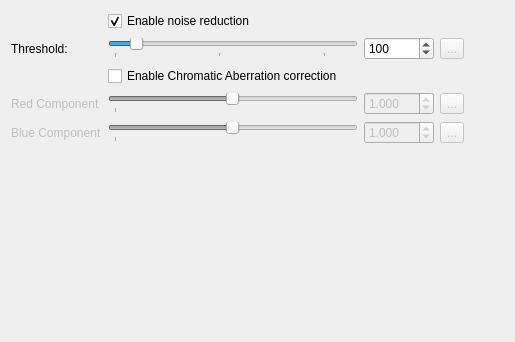
         <widget class="QWidget" name="tabWidgetPage3">
          <attribute name="title">
           <string>NR and CA Correction</string>
          </attribute>
          <layout class="QGridLayout" name="gridLayout_4">
           <item row="1" column="0">
            <spacer name="verticalSpacer_2">
             <property name="orientation">
              <enum>Qt::Vertical</enum>
             </property>
             <property name="sizeHint" stdset="0">
              <size>
               <width>20</width>
               <height>187</height>
              </size>
             </property>
            </spacer>
           </item>
           <item row="0" column="0">
            <layout class="QFormLayout" name="formLayout_4">
             <item row="0" column="1">
              <widget class="QCheckBox" name="use_noise_CB">
               <property name="toolTip">
                <string>&lt;!DOCTYPE HTML PUBLIC &quot;-//W3C//DTD HTML 4.0//EN&quot; &quot;http://www.w3.org/TR/REC-html40/strict.dtd&quot;&gt;
&lt;html&gt;&lt;head&gt;&lt;meta name=&quot;qrichtext&quot; content=&quot;1&quot; /&gt;&lt;style type=&quot;text/css&quot;&gt;
p, li { white-space: pre-wrap; }
&lt;/style&gt;&lt;/head&gt;&lt;body style=&quot; font-family:'Sans Serif'; font-size:10pt; font-weight:400; font-style:normal;&quot;&gt;
&lt;p style=&quot; margin-top:0px; margin-bottom:0px; margin-left:0px; margin-right:0px; -qt-block-indent:0; text-indent:0px;&quot;&gt;&lt;span style=&quot; font-weight:600;&quot;&gt;Enable Noise Reduction&lt;/span&gt;&lt;/p&gt;
&lt;p style=&quot; margin-top:0px; margin-bottom:0px; margin-left:0px; margin-right:0px; -qt-block-indent:0; text-indent:0px;&quot;&gt;Use wavelets to erase noise while preserving real detail.&lt;/p&gt;&lt;/body&gt;&lt;/html&gt;</string>
               </property>
               <property name="text">
                <string>Enable noise reduction</string>
               </property>
               <property name="checked">
                <bool>true</bool>
               </property>
              </widget>
             </item>
             <item row="1" column="1">
              <layout class="QHBoxLayout" name="horizontalLayout_11">
               <item>
                <widget class="QSlider" name="threshold_horizontalSlider">
                 <property name="enabled">
                  <bool>true</bool>
                 </property>
                 <property name="minimumSize">
                  <size>
                   <width>250</width>
                   <height>0</height>
                  </size>
                 </property>
                 <property name="maximumSize">
                  <size>
                   <width>250</width>
                   <height>16777215</height>
                  </size>
                 </property>
                 <property name="minimum">
                  <number>10</number>
                 </property>
                 <property name="maximum">
                  <number>1000</number>
                 </property>
                 <property name="singleStep">
                  <number>10</number>
                 </property>
                 <property name="pageStep">
                  <number>100</number>
                 </property>
                 <property name="value">
                  <number>100</number>
                 </property>
                 <property name="orientation">
                  <enum>Qt::Horizontal</enum>
                 </property>
                 <property name="tickPosition">
                  <enum>QSlider::TicksBelow</enum>
                 </property>
                 <property name="tickInterval">
                  <number>440</number>
                 </property>
                </widget>
               </item>
               <item>
                <widget class="QSpinBox" name="threshold_spinBox">
                 <property name="enabled">
                  <bool>true</bool>
                 </property>
                 <property name="minimumSize">
                  <size>
                   <width>70</width>
                   <height>0</height>
                  </size>
                 </property>
                 <property name="maximumSize">
                  <size>
                   <width>70</width>
                   <height>16777215</height>
                  </size>
                 </property>
                 <property name="toolTip">
                  <string>&lt;!DOCTYPE HTML PUBLIC &quot;-//W3C//DTD HTML 4.0//EN&quot; &quot;http://www.w3.org/TR/REC-html40/strict.dtd&quot;&gt;
&lt;html&gt;&lt;head&gt;&lt;meta name=&quot;qrichtext&quot; content=&quot;1&quot; /&gt;&lt;style type=&quot;text/css&quot;&gt;
p, li { white-space: pre-wrap; }
&lt;/style&gt;&lt;/head&gt;&lt;body style=&quot; font-family:'Sans Serif'; font-size:10pt; font-weight:400; font-style:normal;&quot;&gt;
&lt;p style=&quot; margin-top:0px; margin-bottom:0px; margin-left:0px; margin-right:0px; -qt-block-indent:0; text-indent:0px;&quot;&gt;&lt;span style=&quot; font-weight:600;&quot;&gt;Threshold&lt;/span&gt;&lt;/p&gt;
&lt;p style=&quot; margin-top:0px; margin-bottom:0px; margin-left:0px; margin-right:0px; -qt-block-indent:0; text-indent:0px;&quot;&gt;Set here the noise reduction threshold value to use.&lt;/p&gt;&lt;/body&gt;&lt;/html&gt;</string>
                 </property>
                 <property name="minimum">
                  <number>10</number>
                 </property>
                 <property name="maximum">
                  <number>1000</number>
                 </property>
                 <property name="singleStep">
                  <number>10</number>
                 </property>
                 <property name="value">
                  <number>100</number>
                 </property>
                </widget>
               </item>
               <item>
                <widget class="QToolButton" name="threshold_toolButton">
                 <property name="enabled">
                  <bool>false</bool>
                 </property>
                 <property name="text">
                  <string>...</string>
                 </property>
                 <property name="icon">
                  <iconset theme="edit-undo">
                   <normaloff>.</normaloff>.</iconset>
                 </property>
                </widget>
               </item>
               <item>
                <spacer name="horizontalSpacer_9">
                 <property name="orientation">
                  <enum>Qt::Horizontal</enum>
                 </property>
                 <property name="sizeHint" stdset="0">
                  <size>
                   <width>40</width>
                   <height>20</height>
                  </size>
                 </property>
                </spacer>
               </item>
              </layout>
             </item>
             <item row="1" column="0">
              <widget class="QLabel" name="threshold_label">
               <property name="enabled">
                <bool>true</bool>
               </property>
               <property name="text">
                <string>Threshold:</string>
               </property>
              </widget>
             </item>
             <item row="3" column="1">
              <widget class="QCheckBox" name="use_chroma_CB">
               <property name="toolTip">
                <string>&lt;!DOCTYPE HTML PUBLIC &quot;-//W3C//DTD HTML 4.0//EN&quot; &quot;http://www.w3.org/TR/REC-html40/strict.dtd&quot;&gt;
&lt;html&gt;&lt;head&gt;&lt;meta name=&quot;qrichtext&quot; content=&quot;1&quot; /&gt;&lt;style type=&quot;text/css&quot;&gt;
p, li { white-space: pre-wrap; }
&lt;/style&gt;&lt;/head&gt;&lt;body style=&quot; font-family:'Sans Serif'; font-size:10pt; font-weight:400; font-style:normal;&quot;&gt;
&lt;p style=&quot; margin-top:0px; margin-bottom:0px; margin-left:0px; margin-right:0px; -qt-block-indent:0; text-indent:0px;&quot;&gt;&lt;span style=&quot; font-weight:600;&quot;&gt;Enable Chromatic Aberration correction&lt;/span&gt;&lt;/p&gt;
&lt;p style=&quot; margin-top:0px; margin-bottom:0px; margin-left:0px; margin-right:0px; -qt-block-indent:0; text-indent:0px;&quot;&gt;Enlarge the raw red and blue layers by the given factors, typically 0.999 to 1.001, to correct chromatic aberration.&lt;/p&gt;&lt;/body&gt;&lt;/html&gt;</string>
               </property>
               <property name="text">
                <string>Enable Chromatic Aberration correction</string>
               </property>
              </widget>
             </item>
             <item row="4" column="1">
              <layout class="QHBoxLayout" name="horizontalLayout_12">
               <item>
                <widget class="QSlider" name="red_horizontalSlider">
                 <property name="enabled">
                  <bool>false</bool>
                 </property>
                 <property name="minimumSize">
                  <size>
                   <width>250</width>
                   <height>0</height>
                  </size>
                 </property>
                 <property name="maximumSize">
                  <size>
                   <width>250</width>
                   <height>16777215</height>
                  </size>
                 </property>
                 <property name="minimum">
                  <number>1</number>
                 </property>
                 <property name="maximum">
                  <number>10000</number>
                 </property>
                 <property name="singleStep">
                  <number>100</number>
                 </property>
                 <property name="pageStep">
                  <number>500</number>
                 </property>
                 <property name="value">
                  <number>5000</number>
                 </property>
                 <property name="orientation">
                  <enum>Qt::Horizontal</enum>
                 </property>
                 <property name="tickPosition">
                  <enum>QSlider::TicksBelow</enum>
                 </property>
                 <property name="tickInterval">
                  <number>1000000</number>
                 </property>
                </widget>
               </item>
               <item>
                <widget class="QDoubleSpinBox" name="red_doubleSpinBox">
                 <property name="enabled">
                  <bool>false</bool>
                 </property>
                 <property name="minimumSize">
                  <size>
                   <width>70</width>
                   <height>0</height>
                  </size>
                 </property>
                 <property name="maximumSize">
                  <size>
                   <width>70</width>
                   <height>16777215</height>
                  </size>
                 </property>
                 <property name="toolTip">
                  <string>&lt;!DOCTYPE HTML PUBLIC &quot;-//W3C//DTD HTML 4.0//EN&quot; &quot;http://www.w3.org/TR/REC-html40/strict.dtd&quot;&gt;
&lt;html&gt;&lt;head&gt;&lt;meta name=&quot;qrichtext&quot; content=&quot;1&quot; /&gt;&lt;style type=&quot;text/css&quot;&gt;
p, li { white-space: pre-wrap; }
&lt;/style&gt;&lt;/head&gt;&lt;body style=&quot; font-family:'Sans Serif'; font-size:10pt; font-weight:400; font-style:normal;&quot;&gt;
&lt;p style=&quot; margin-top:0px; margin-bottom:0px; margin-left:0px; margin-right:0px; -qt-block-indent:0; text-indent:0px;&quot;&gt;&lt;span style=&quot; font-weight:600;&quot;&gt;Red multiplier&lt;/span&gt;&lt;/p&gt;
&lt;p style=&quot; margin-top:0px; margin-bottom:0px; margin-left:0px; margin-right:0px; -qt-block-indent:0; text-indent:0px;&quot;&gt;Set here the magnification factor of the red layer&lt;/p&gt;&lt;/body&gt;&lt;/html&gt;</string>
                 </property>
                 <property name="decimals">
                  <number>3</number>
                 </property>
                 <property name="minimum">
                  <double>0.001000000000000</double>
                 </property>
                 <property name="maximum">
                  <double>2.000000000000000</double>
                 </property>
                 <property name="singleStep">
                  <double>0.100000000000000</double>
                 </property>
                 <property name="value">
                  <double>1.000000000000000</double>
                 </property>
                </widget>
               </item>
               <item>
                <widget class="QToolButton" name="red_toolButton">
                 <property name="enabled">
                  <bool>false</bool>
                 </property>
                 <property name="text">
                  <string>...</string>
                 </property>
                 <property name="icon">
                  <iconset theme="edit-undo">
                   <normaloff>.</normaloff>.</iconset>
                 </property>
                </widget>
               </item>
               <item>
                <spacer name="horizontalSpacer_10">
                 <property name="orientation">
                  <enum>Qt::Horizontal</enum>
                 </property>
                 <property name="sizeHint" stdset="0">
                  <size>
                   <width>40</width>
                   <height>20</height>
                  </size>
                 </property>
                </spacer>
               </item>
              </layout>
             </item>
             <item row="5" column="1">
              <layout class="QHBoxLayout" name="horizontalLayout_13">
               <item>
                <widget class="QSlider" name="blue_horizontalSlider">
                 <property name="enabled">
                  <bool>false</bool>
                 </property>
                 <property name="minimumSize">
                  <size>
                   <width>250</width>
                   <height>0</height>
                  </size>
                 </property>
                 <property name="maximumSize">
                  <size>
                   <width>250</width>
                   <height>16777215</height>
                  </size>
                 </property>
                 <property name="minimum">
                  <number>1</number>
                 </property>
                 <property name="maximum">
                  <number>10000</number>
                 </property>
                 <property name="singleStep">
                  <number>100</number>
                 </property>
                 <property name="pageStep">
                  <number>500</number>
                 </property>
                 <property name="value">
                  <number>5000</number>
                 </property>
                 <property name="orientation">
                  <enum>Qt::Horizontal</enum>
                 </property>
                 <property name="tickPosition">
                  <enum>QSlider::TicksBelow</enum>
                 </property>
                 <property name="tickInterval">
                  <number>1000000</number>
                 </property>
                </widget>
               </item>
               <item>
                <widget class="QDoubleSpinBox" name="blue_doubleSpinBox">
                 <property name="enabled">
                  <bool>false</bool>
                 </property>
                 <property name="minimumSize">
                  <size>
                   <width>70</width>
                   <height>0</height>
                  </size>
                 </property>
                 <property name="maximumSize">
                  <size>
                   <width>70</width>
                   <height>16777215</height>
                  </size>
                 </property>
                 <property name="toolTip">
                  <string>&lt;!DOCTYPE HTML PUBLIC &quot;-//W3C//DTD HTML 4.0//EN&quot; &quot;http://www.w3.org/TR/REC-html40/strict.dtd&quot;&gt;
&lt;html&gt;&lt;head&gt;&lt;meta name=&quot;qrichtext&quot; content=&quot;1&quot; /&gt;&lt;style type=&quot;text/css&quot;&gt;
p, li { white-space: pre-wrap; }
&lt;/style&gt;&lt;/head&gt;&lt;body style=&quot; font-family:'Sans Serif'; font-size:10pt; font-weight:400; font-style:normal;&quot;&gt;
&lt;p style=&quot; margin-top:0px; margin-bottom:0px; margin-left:0px; margin-right:0px; -qt-block-indent:0; text-indent:0px;&quot;&gt;&lt;span style=&quot; font-weight:600;&quot;&gt;Blue multiplier&lt;/span&gt;&lt;/p&gt;
&lt;p style=&quot; margin-top:0px; margin-bottom:0px; margin-left:0px; margin-right:0px; -qt-block-indent:0; text-indent:0px;&quot;&gt;Set here the magnification factor of the blue layer&lt;/p&gt;&lt;/body&gt;&lt;/html&gt;</string>
                 </property>
                 <property name="decimals">
                  <number>3</number>
                 </property>
                 <property name="minimum">
                  <double>0.001000000000000</double>
                 </property>
                 <property name="maximum">
                  <double>2.000000000000000</double>
                 </property>
                 <property name="singleStep">
                  <double>0.100000000000000</double>
                 </property>
                 <property name="value">
                  <double>1.000000000000000</double>
                 </property>
                </widget>
               </item>
               <item>
                <widget class="QToolButton" name="blue_toolButton">
                 <property name="enabled">
                  <bool>false</bool>
                 </property>
                 <property name="text">
                  <string>...</string>
                 </property>
                 <property name="icon">
                  <iconset theme="edit-undo">
                   <normaloff>.</normaloff>.</iconset>
                 </property>
                </widget>
               </item>
               <item>
                <spacer name="horizontalSpacer_11">
                 <property name="orientation">
                  <enum>Qt::Horizontal</enum>
                 </property>
                 <property name="sizeHint" stdset="0">
                  <size>
                   <width>40</width>
                   <height>20</height>
                  </size>
                 </property>
                </spacer>
               </item>
              </layout>
             </item>
             <item row="4" column="0">
              <widget class="QLabel" name="red_label">
               <property name="enabled">
                <bool>false</bool>
               </property>
               <property name="text">
                <string>Red Component</string>
               </property>
              </widget>
             </item>
             <item row="5" column="0">
              <widget class="QLabel" name="blue_label">
               <property name="enabled">
                <bool>false</bool>
               </property>
               <property name="text">
                <string>Blue Component</string>
               </property>
              </widget>
             </item>
            </layout>
           </item>
          </layout>
         </widget>
